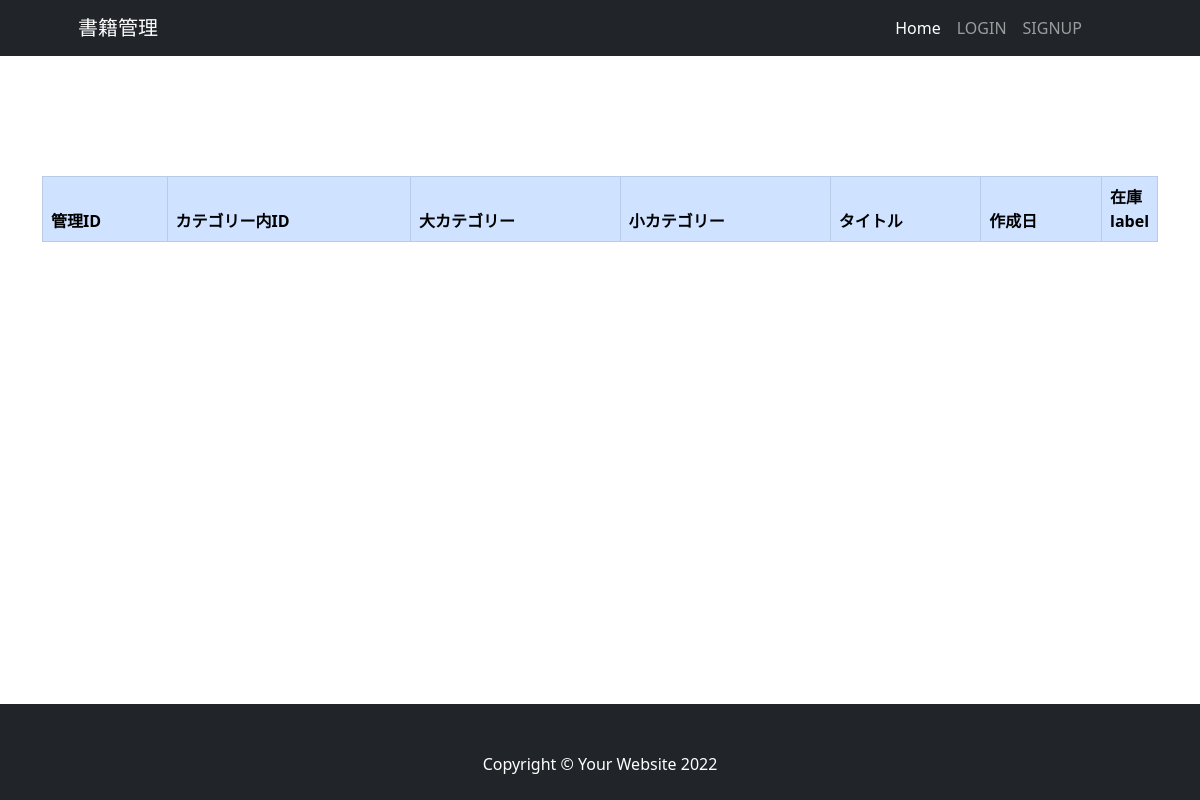
Before: /list_books with the older database file.
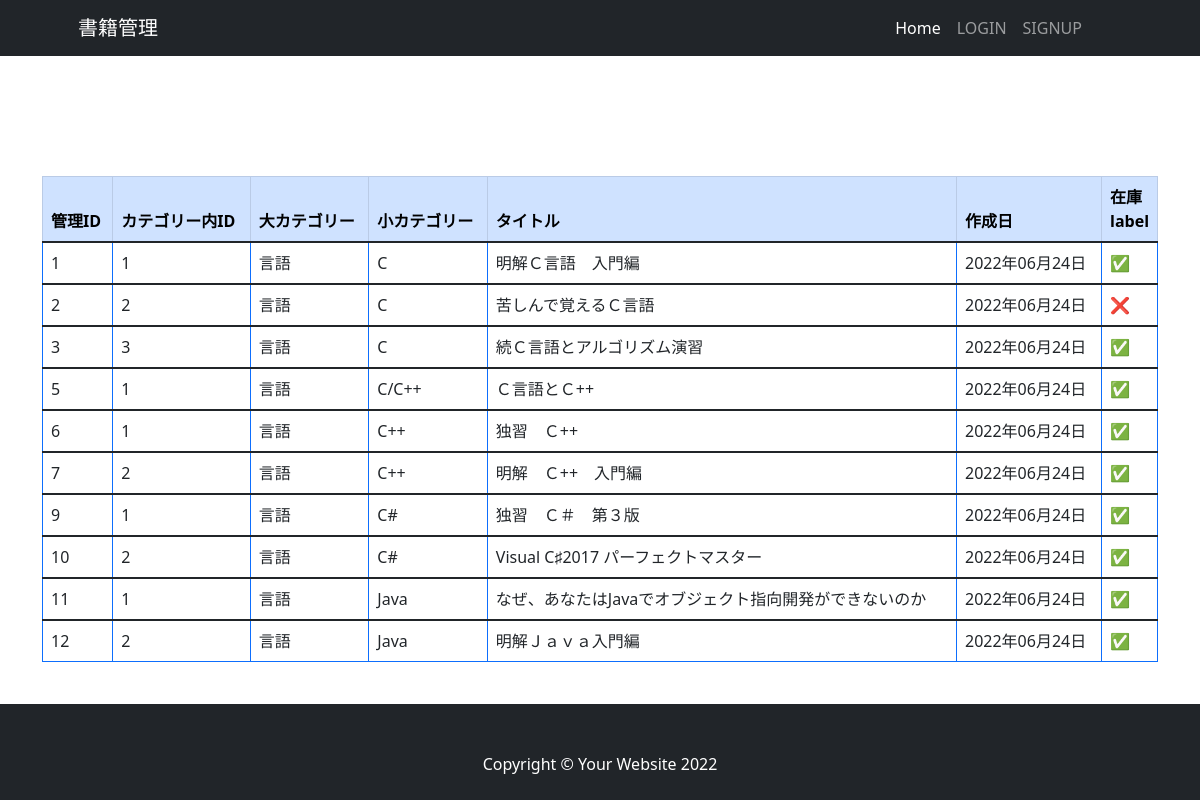
After: the same page with the newer database file.
### book_rental_app/models.py (models this page shows, shortened)
class Books(models.Model):
    manage_id = models.IntegerField(verbose_name='書籍管理用ID', blank=True, null=True)
    id_in_category = models.IntegerField(verbose_name='カテゴリーにおけるID', blank=True, null=True)
    title = models.CharField(max_length=255, verbose_name='Book Title')
    category = models.ForeignKey(SmallCategory, on_delete=models.SET_NULL, blank=True, null=True, verbose_name='Small Categroy name')
    borrower_user = models.ForeignKey(User, on_delete=models.SET_NULL, blank=True, null=True, related_name='borrowing_books', verbose_name='本を借りた人')
    lender_user = models.ForeignKey(User, on_delete=models.SET_NULL, blank=True, null=True, related_name='lending_books', verbose_name='貸出許可を出した人')
    is_rental = models.BooleanField(default=False, help_text='借りられたらTrue', verbose_name='貸出中ラベル')
    created_at = models.DateTimeField(auto_now_add=True, verbose_name='書籍追加された日時')
    class Meta:
        db_table = 'Books'
        verbose_name = '書籍情報'
        verbose_name_plural = '書籍情報'

class SmallCategory(models.Model):
    large_category = models.ForeignKey(LargeCategory, on_delete=models.SET_NULL, blank=True, null=True, verbose_name='Large Categroy name')
    name = models.CharField(max_length=25, verbose_name='Small Categroy name')
    class Meta:
        db_table = 'Small_Category'
        verbose_name = '小カテゴリー'
        verbose_name_plural = '小カテゴリー'

class LargeCategory(models.Model):
    name = models.CharField(max_length=25, verbose_name='Large Categroy name')
    def __str__(self):
        return self.name
    class Meta:
        db_table = 'Large_Category'
        verbose_name = '大カテゴリー'
        verbose_name_plural = '大カテゴリー'

### book_rental_app/views/books_views.py (the view)
# urls.py: path('list_books', views.list_books, name='list_books'),
def list_books(request):
    books = Books.objects.all()
    context = {
        'books': books,
    }
    return render(request, 'lender/list_books/list_books.html', context)

### book_rental_app/templates/lender/list_books/list_books.html (shortened to what this page needs)
{% extends 'lender/base.html' %}
{% block content %}
        <section class="pt-4">
          <div class="container">
            <table class="table table-bordered border-primary table-hover">
              <thead class="table-primary">
                <tr>
                  <th scope="col">管理ID</th>
                  <th scope="col">カテゴリー内ID</th>
                  <th scope="col">大カテゴリー</th>
                  <th scope="col">小カテゴリー</th>
                  <th scope="col">タイトル</th>
                  <th scope="col">作成日</th>
                  <th scope="col" width="3%">在庫label</th>
                </tr>
              </thead>
              {% for book in books %}
              <tbody>
                <tr>
                  <td>{{ book.manage_id }}</td>
                  <td>{{ book.id_in_category }}</td>
                  <td>{{ book.category.large_category }}</td>
                  <td>{{ book.category.name }}</td>
                  <td>{{ book.title }}</td>
                  <td>{{ book.created_at | date:"Y年m月j日" }}</td>
                  {% if book.is_rental %}
                  <td>&#10060;</td>
                  {% else %}
                  <td>✅</td>
                  {% endif %}
                </tr>
              </tbody>
              {% endfor %}
            </table>
          </div>
        </section>
{% endblock %}

Changed rows visible on the page:
added Books: manage_id "1", id_in_category "1", category.large_category "言語", category.name "C", title "明解Ｃ言語 入門編", created_at "2022年06月24日"
added Books: manage_id "2", id_in_category "2", category.large_category "言語", category.name "C", title "苦しんで覚えるＣ言語", created_at "2022年06月24日"
added Books: manage_id "3", id_in_category "3", category.large_category "言語", category.name "C", title "続Ｃ言語とアルゴリズム演習", created_at "2022年06月24日"
added Books: manage_id "5", id_in_category "1", category.large_category "言語", category.name "C/C++", title "Ｃ言語とＣ++", created_at "2022年06月24日"
added Books: manage_id "6", id_in_category "1", category.large_category "言語", category.name "C++", title "独習 Ｃ++", created_at "2022年06月24日"
added Books: manage_id "7", id_in_category "2", category.large_category "言語", category.name "C++", title "明解 Ｃ++ 入門編", created_at "2022年06月24日"
added Books: manage_id "9", id_in_category "1", category.large_category "言語", category.name "C#", title "独習 Ｃ＃ 第３版", created_at "2022年06月24日"
added Books: manage_id "10", id_in_category "2", category.large_category "言語", category.name "C#", title "Visual C♯2017 パーフェクトマスター", created_at "2022年06月24日"
added Books: manage_id "11", id_in_category "1", category.large_category "言語", category.name "Java", title "なぜ、あなたはJavaでオブジェクト指向開発ができないのか", created_at "2022年06月24日"
added Books: manage_id "12", id_in_category "2", category.large_category "言語", category.name "Java", title "明解Ｊａｖａ入門編", created_at "2022年06月24日"
